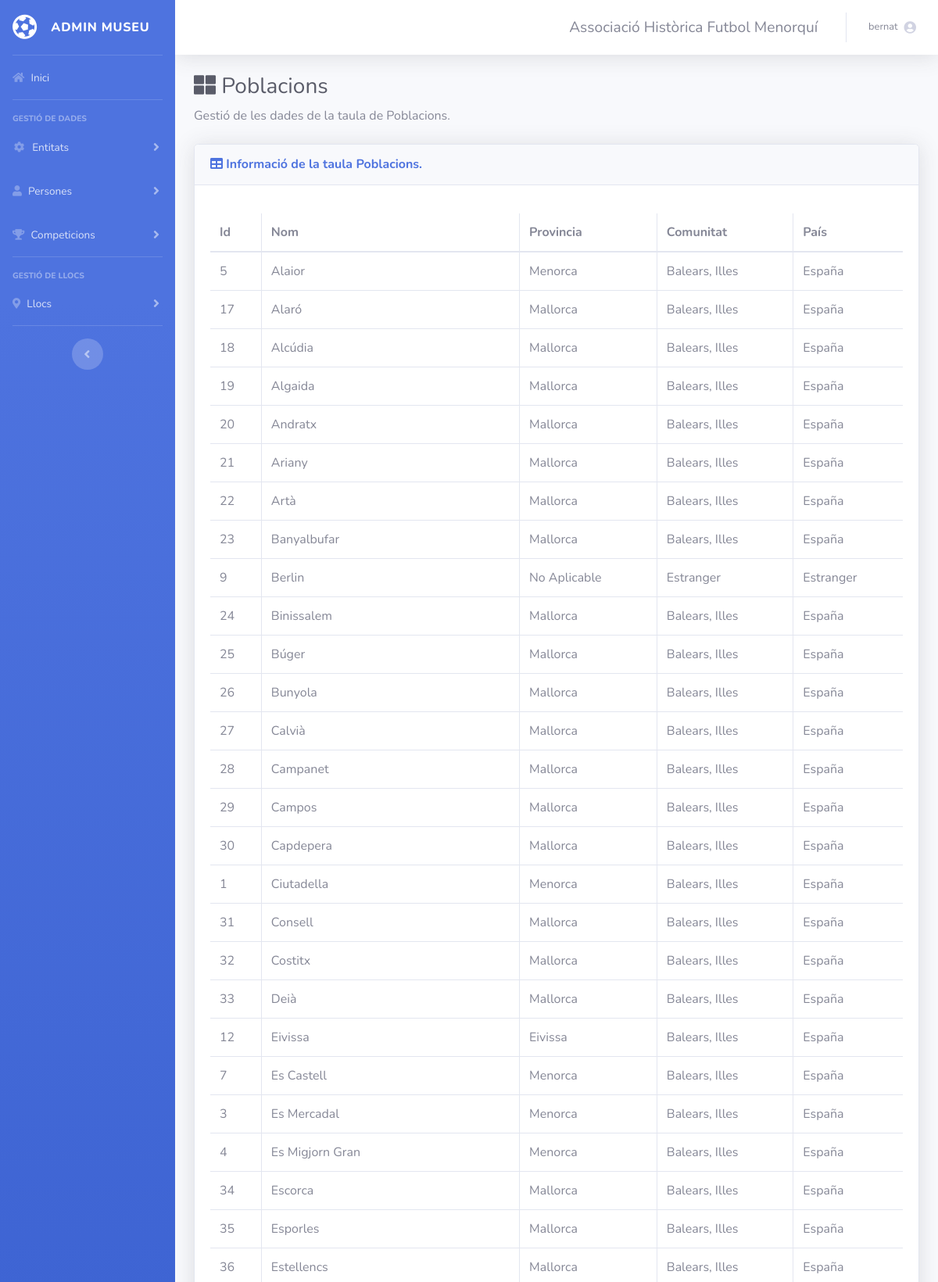
The page /poblacions.php (signed in, upper part) on the database as committed earlier.
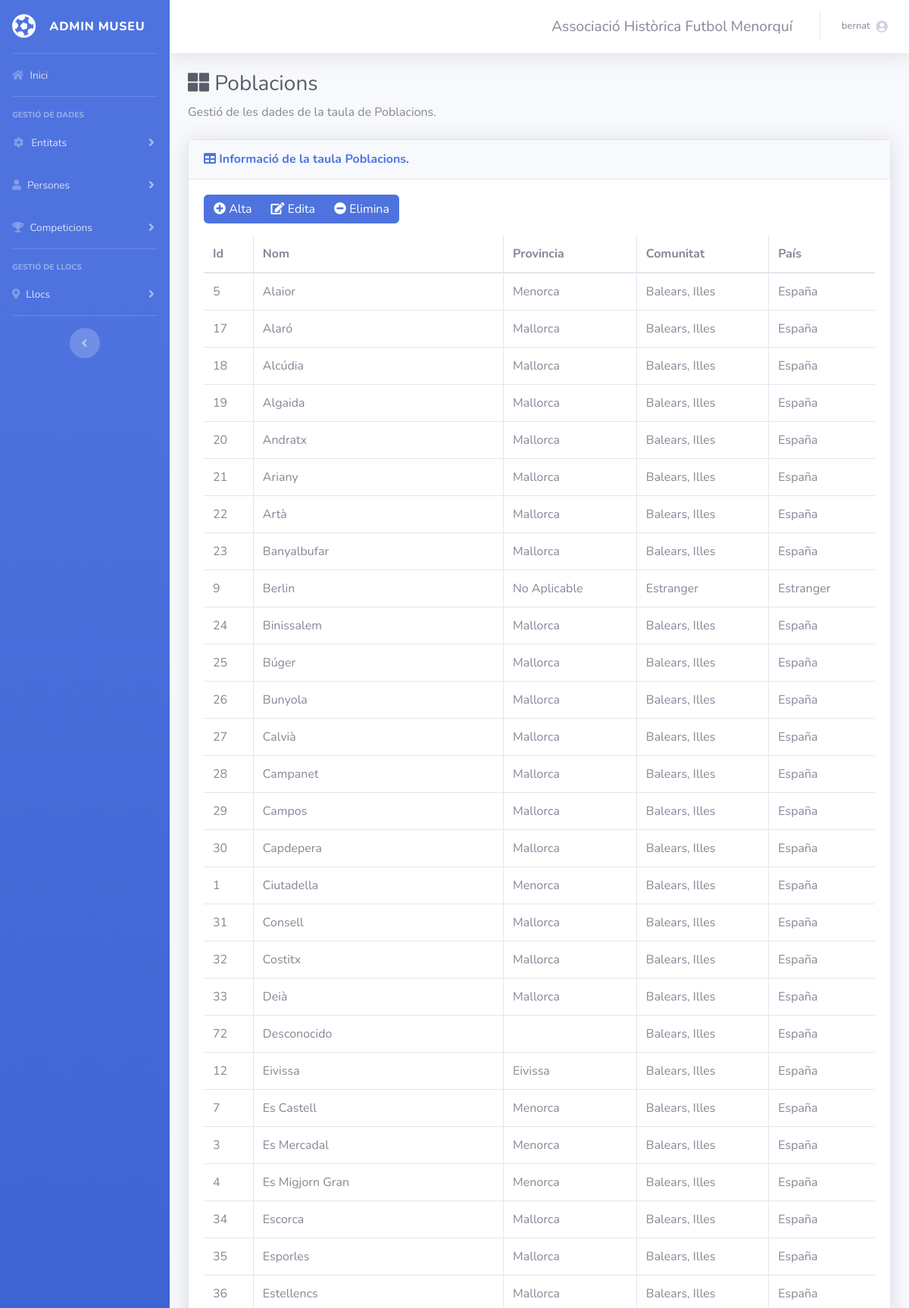
The same page on the database as committed later.
### tables this page shows
CREATE TABLE `poblacions` (
  `id` int(11) NOT NULL,
  `nom` varchar(150) DEFAULT NULL,
  `provincies_id` int(11) DEFAULT NULL
);

CREATE TABLE `provincies` (
  `id` int(11) NOT NULL,
  `nom` varchar(45) DEFAULT NULL,
  `comunitats_id` int(11) DEFAULT NULL
);

CREATE TABLE `comunitats` (
  `id` int(11) NOT NULL,
  `nom` varchar(200) DEFAULT NULL,
  `paisos_id` int(11) DEFAULT NULL
);

### poblacions.php (the view, shortened to what this page needs)
<?php include("common/head.php") ?>
<?php require_once('connexions/connexio01.php'); ?>
<?php
$nomTaula = "Poblacions";
?>
<body id="page-top">
  <div id="wrapper">
    <?php include("common/navigation.php") ?>
    <div id="content-wrapper" class="d-flex flex-column">
      <div id="content">
        <?php include("common/notifications.php") ?>
        <div class="container-fluid">
          <h1 class="h3 mb-2 text-gray-800"><i class="fas fa-th-large"></i> <?php echo $nomTaula; ?></h1>
          <p class="mb-4">Gestió de les dades de la taula de <?php echo $nomTaula; ?>.</p>
          <div class="card shadow mb-4">
            <div class="card-header py-3">
              <h6 class="m-0 font-weight-bold text-primary"><i class="fa fa-table"></i> Informació de la taula <?php echo $nomTaula; ?>.</h6>
            </div>
            <div class="card-body">
              <div class="row" id="zona-botons">
                  <div class=" col-md-6">
                    <?php if($_SESSION['role']=="A" || $_SESSION['role']=="E") { ?>
                      <div class="btn-group"  role="group">
                          <button type="button" class="btn btn-primary btn-new" data-toggle="modal" data-target="#myNewModal"><i class="fas fa-plus-circle"></i> Alta</button>
                          <button type="button" class="btn btn-primary btn-edit" data-toggle="modal" data-target="#myEditModal"><i class="fa fa-edit"></i> Edita</button>
                          <button type="button" class="btn btn-primary btn-delete" data-toggle="modal" data-target="#myDeleteModal"><i class="fas fa-minus-circle"></i> Elimina</button>
                      </div>
                    <?php } ?>
                  </div>
                  <div class=" col-md-6">
                  </div>
              </div>
              <div class="table-responsive overflow-hidden">
                <table class="table table-bordered" id="dt" width="100%" cellspacing="0">
                  <thead>
                    <tr>
                      <th>Id</th>
                      <th>Nom</th>
                      <th>Provincia</th>
                      <th>Comunitat</th>
                      <th>País</th>
                    </tr>
                  </thead>
                  <tbody>
                        <?php
                        $query_rsGrups = "SELECT * FROM poblacions ORDER BY nom ASC";
                        $rs = mysqli_query($con01, $query_rsGrups) or die("Error: ".mysqli_error($con01));
                        while ($row = mysqli_fetch_array($rs)){
                        ?>
                        <tr>
                            <td><?php echo $row['id']; ?></td>
                            <td><?php echo ($row['nom']); ?></td>
                            <td>
                              <?php
                                if($row['provincies_id']!=NULL){
                                    $query_prov = "SELECT * FROM provincies WHERE id='".$row['provincies_id']."'";
                                    $rsprov = mysqli_query($con01, $query_prov) or die("Error: ".mysqli_error($con01));
                                    $rowprov = mysqli_fetch_array($rsprov);
                                    echo ($rowprov['nom']);
                                    $comId = $rowprov['comunitats_id'];
                                }
                            ?></td>
                            <td>
                              <?php
                                  if($row['provincies_id']!="55"){
                                    $query_com = "SELECT * FROM comunitats WHERE id='".$comId."'";
                                    $rscom= mysqli_query($con01, $query_com) or die("Error: ".mysqli_error($con01));
                                    $rowcom = mysqli_fetch_array($rscom);
                                    echo ($rowcom['nom']);
                                  }
                                  else {
                                    echo "Estranger";
                                  }
                            ?></td>
                            <td>
                              <?php
                                if($row['provincies_id']!="55"){
                                    echo "España";
                                }
                                else {
                                  echo "Estranger";
                                }
                              ?>
                            </td>
                        </tr>
                        <?php
                            }
                        ?>
                  </tbody>
                </table>
              </div>
            </div>
          </div>
        </div>
      </div>
    </div>
  </div>
</body>
</html>

Rows that differ between the two databases and show on the page:
added poblacions: id "72", nom "Desconocido", comunitats.nom "Balears, Illes", shows "España"
Other text that changed with them:
text now shown: "Alta Edita Elimina"
